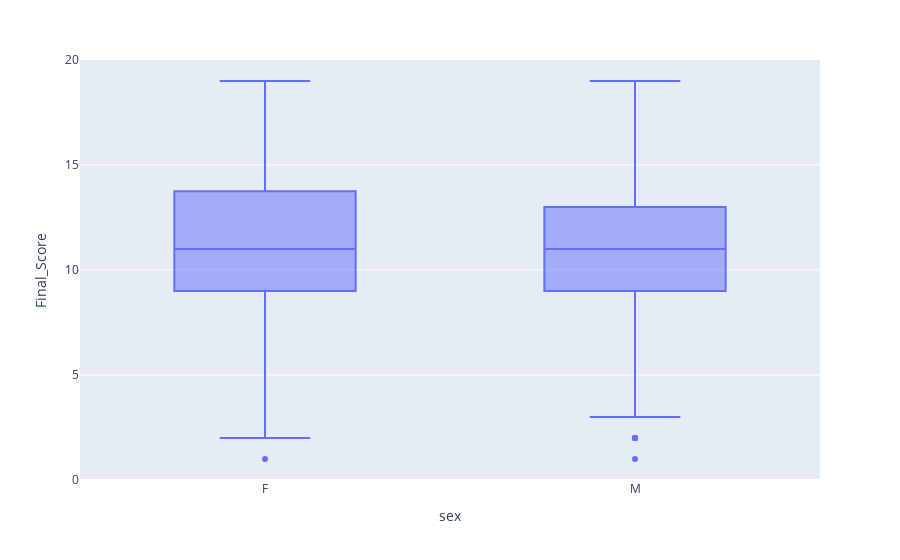

The notebook cell saved with this chart:
### Code cell
fig = px.box(df, x="sex", y="Final_Score")
fig.show()

### Figure 1 — Plotly figure (JSON) as saved in the notebook; plotly's stock layout.template omitted (floating-point values rounded to 4 significant figures; data arrays with more than 128 entries replaced by an {"elided": "..."} marker saying what was removed)
{"data": [{"alignmentgroup": "True", "hovertemplate": "sex=%{x}<br>Final_Score=%{y}<extra></extra>", "legendgroup": "", "marker": {"color": "#636efa"}, "name": "", "notched": false, "offsetgroup": "", "orientation": "v", "showlegend": false, "type": "box", "x": {"elided": "1044 str values"}, "x0": " ", "xaxis": "x", "y": {"elided": "1044 int values"}, "y0": " ", "yaxis": "y"}], "layout": {"autosize": true, "boxmode": "group", "legend": {"tracegroupgap": 0}, "margin": {"t": 60}, "xaxis": {"anchor": "y", "autorange": true, "domain": [0, 1], "range": [-0.5, 1.5], "title": {"text": "sex"}, "type": "category"}, "yaxis": {"anchor": "x", "autorange": true, "domain": [0, 1], "range": [0, 20], "title": {"text": "Final_Score"}, "type": "linear"}}}
